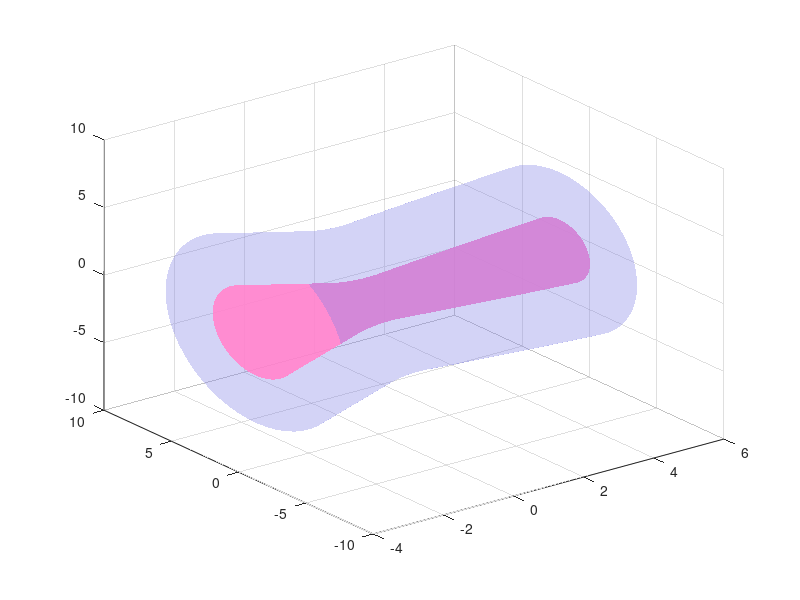

Here is the MATLAB script that generated this plot: (Note: this script raises an error after producing the figure.)
%% Parabolic Nozzle Calculations (many many many calculations)
clear; 
clc; 
close all;

%Given
Ixxp = 252099.557 * 0.00029263965; %kg*m^2
MomentArm = 6.5 * 0.0254; %in -> m
SvAmount = 2; %2 correct cause they counter each other
delta_phi_deg = 5; %assumed
PressureSupply = 210.0 * 6894.76; %psi -> pa
D_inlet = 0.250 * 0.0254; %in -> m

%GN2
gamma = 1.40;
GasConstantR = 296.8; %J/kg*K
g0 = 9.80665; %m/s^2

%Assumtions
t = 4.0; %s
T0 = 293.15; %K
ConvergentHalfAngle = 30.0; %Degrees
theta_i = 10.0; %Rao Bell initial expansion angle, degrees
theta_e = 7.0;  %Rao Bell exit parallel angle, degrees (Optimized parallel lip)
PressureLoss  = 0.92;   %8 percent drop
SeaLevelPressure = 101325; %Pa
DisturbanceTorque = 2.0; %N*m
margin = 2.0;
WallThickness = 3.5; %mm for a 3D print

%Angular Acceleration
AlphaRequired = (4 * deg2rad(delta_phi_deg)) / (t^2);
MinAlpha  = (DisturbanceTorque * margin) / Ixxp;
alpha = max(AlphaRequired, MinAlpha);

%Required Maneuver Target
RequiredTorque = Ixxp * alpha; %N*m
RequiredThrust = RequiredTorque / (MomentArm * SvAmount); %N per nozzle

%Ideal Thermodynamic Expansion Sizing (P_exit = P_ambient for Max Torque)
P0 = PressureSupply * PressureLoss;
ExitMach = sqrt((2 / (gamma - 1)) * ((P0 / SeaLevelPressure)^((gamma - 1) / gamma) - 1));
Cf = sqrt((2 * gamma^2 / (gamma - 1)) * (2 / (gamma + 1))^((gamma + 1) / (gamma - 1)) * (1 - (SeaLevelPressure / P0)^((gamma - 1) / gamma)));

ThroatChokedArea = RequiredThrust / (P0 * Cf);
ThroatDiameterArea = 2 * sqrt(ThroatChokedArea / pi);
ThroatExitArea = (1 / ExitMach) * ((2 / (gamma + 1)) * (1 + (gamma - 1) / 2 * ExitMach^2))^((gamma + 1) / (2 * (gamma - 1)));
ThroatExitDiameter  = 2 * sqrt((ThroatChokedArea * ThroatExitArea) / pi);

%Divergence Factor & Maximum Torque Output
lambda = (1 + cos(deg2rad(theta_e))) / 2; %99.63% Efficiency
GeneratedThrust = lambda * (P0 * ThroatChokedArea * Cf); 
SingleNozzleTorque = GeneratedThrust * MomentArm; 
TotalGeneratedTorque = SingleNozzleTorque * SvAmount; 

%Mass Flow
ve = lambda * sqrt(2 * T0 * GasConstantR * (gamma / (gamma - 1)) * (1 - (SeaLevelPressure / P0)^((gamma - 1) / gamma))); 
Isp = ve / g0; 
mdot = GeneratedThrust / ve;                      
mdotConverted = mdot * 1000;                       
rho = 1.165;                                  
mdotSCFM = (mdot / rho) * 2118.88;        
totalmdotConverted  = mdotConverted * SvAmount;
totalmdotSCFM = mdotSCFM * SvAmount;

%% 3D Generation (Smooth C1 Rao Parabolic Bell Profile)
R_t = ThroatDiameterArea / 2; 
R_e = ThroatExitDiameter / 2; 
R_inlet = D_inlet / 2; 

beta = deg2rad(ConvergentHalfAngle);
t_i = deg2rad(theta_i);
t_e = deg2rad(theta_e);

R_u_up = 1.5 * R_t; 
R_u_dn = 1.5 * R_t; 

% 1. Upstream Arc
alpha_up = linspace(-beta, 0, 30);
x_arc_up = R_u_up * sin(alpha_up);
r_arc_up = R_t + R_u_up * (1 - cos(alpha_up));

% 2. Convergent Funnel
x_touch = x_arc_up(1);
r_touch = r_arc_up(1);
HLIF = (R_inlet - r_touch) / tan(beta); 
x_conv = linspace(-(HLIF + abs(x_touch)), x_touch, 50);
r_conv = R_inlet - (x_conv - x_conv(1)) * tan(beta);

% 3. Downstream Arc
alpha_dn = linspace(0, t_i, 30);
x_arc_dn = R_u_dn * sin(alpha_dn);
r_arc_dn = R_t + R_u_dn * (1 - cos(alpha_dn));

% 4. Parabolic Bell Curve (Accelerated Expansion -> Shorter Length!)
x_a = x_arc_dn(end);
r_a = r_arc_dn(end);
m_i = tan(t_i);
m_e = tan(t_e);

HLEB_prime = (R_e - r_a) / ((m_i + m_e) / 2); % Parabolic segment length
a_prime = (m_e - m_i) / (2 * HLEB_prime);

N_bell = 100;
x_prime_bell = linspace(0, HLEB_prime, N_bell);
r_bell = a_prime * (x_prime_bell.^2) + m_i * x_prime_bell + r_a;
x_bell = x_prime_bell + x_a;

x_total_m = [x_conv(1:end-1), x_arc_up(1:end-1), x_arc_dn(1:end-1), x_bell];
r_inner_m = [r_conv(1:end-1), r_arc_up(1:end-1), r_arc_dn(1:end-1), r_bell];

x_total = x_total_m * 1000; 
r_inner = r_inner_m * 1000; 
r_outer = r_inner + WallThickness; 

TotalLength = abs(x_total_m(1)) + x_total_m(end); 

%% 3D Mesh
N_theta = 60;
theta = linspace(0, 2*pi, N_theta);

[X_mesh, THETA_mesh] = meshgrid(x_total, theta);
[R_inside_mesh, ~] = meshgrid(r_inner, theta);
[R_outside_mesh, ~] = meshgrid(r_outer, theta);

Y_inner = R_inside_mesh  .* cos(THETA_mesh);
Z_inner = R_inside_mesh  .* sin(THETA_mesh);
Y_outer = R_outside_mesh .* cos(THETA_mesh);
Z_outer = R_outside_mesh .* sin(THETA_mesh);

%% Display
fprintf('ALPHA\n');
fprintf('Alpha Maneuver = %f rad/s^2 (%f deg/s^2)\n', AlphaRequired, rad2deg(AlphaRequired));
fprintf('Alpha Disturb = %f rad/s^2 (%f deg/s^2)\n', MinAlpha, rad2deg(MinAlpha));
fprintf('Alpha = %f rad/s^2 (%f deg/s^2)\n', alpha, rad2deg(alpha));
fprintf('\n');
fprintf('THRUST AND TORQUE\n');
fprintf('Divergence Efficiency (lambda) = %f (%.2f%%)\n', lambda, lambda * 100);
fprintf('Required Roll Torque      = %f N*m (%f in*lbf)\n', RequiredTorque, RequiredTorque * 8.85075);
fprintf('Single Nozzle Torque      = %f N*m (%f in*lbf)\n', SingleNozzleTorque, SingleNozzleTorque * 8.85075);
fprintf('Total Generated Torque    = %f N*m (%f in*lbf)\n', TotalGeneratedTorque, TotalGeneratedTorque * 8.85075);
fprintf('Generated Thrust / Nozzle = %f N (%f lbf)\n', GeneratedThrust, GeneratedThrust * 0.224809);
fprintf('\n');
fprintf('GAS FLOW\n');
fprintf('Exhaust Velocity (ve) = %f m/s\n', ve);
fprintf('Specific Impulse (Isp) = %f s\n', Isp);
fprintf('Single Nozzle Mass Flow = %f g/s (%f SCFM)\n', mdotConverted, mdotSCFM);
fprintf('Total Mass Flow (2 Svs) = %f g/s (%f SCFM)\n', totalmdotConverted, totalmdotSCFM);
fprintf('\n');
fprintf('NOZZLE OPTIMIZED DIMENSIONS\n');
fprintf('Throat Diameter (Dt) = %f mm (%f in)\n', ThroatDiameterArea*1000, ThroatDiameterArea/0.0254);
fprintf('Exit Diameter (De) =  %f mm (%f in)\n', ThroatExitDiameter*1000, ThroatExitDiameter/0.0254);
fprintf('Total Nozzle Length (L_tot) = %f mm (%f in)\n', TotalLength*1000, TotalLength/0.0254);
fprintf('Outer Wall Thickness = %f mm (%f in)\n', WallThickness, WallThickness/25.4);

%% Figure
figure('Color', [1 1 1]);
InnerSurface = surf(X_mesh, Y_inner, Z_inner); hold on;
set(InnerSurface, 'FaceColor', [1 0.5 0.8], 'EdgeColor', 'none', 'FaceAlpha', 0.9);
OuterSurface = surf(X_mesh, Y_outer, Z_outer);
set(OuterSurface, 'FaceColor', [0.5 0.5 0.9], 'EdgeColor', 'none', 'FaceAlpha', 0.35);

camlight head; 
lighting gouraud; 
axis equal; 
grid on; 
view(35, 20);
title('Thruster Design', 'FontSize', 12);
xlabel('X (mm)'); ylabel('Y (mm)'); zlabel('Z (mm)');
legend([InnerSurface, OuterSurface], {'Inner Surface', 'Outer Surface'}, 'Location', 'best');
rotate3d on;



%% =========================================================================
%% SIEMENS NX EXPORT MODULE (FIXED FOR STUDIO SPLINE)
%% =========================================================================

% % 1. Remove duplicate points at the throat junction
% [x_unique, idx] = unique(x_total, 'stable');
% r_in_unique     = r_inner(idx);
% r_out_unique    = r_outer(idx);
% 
% % 2. Write Inner Contour (.pt file)
% fid_in = fopen('nx_inner_contour.dat', 'w');
% for i = 1:length(x_unique)
%     fprintf(fid_in, '%.6f %.6f %.6f\n', x_unique(i), r_in_unique(i), 0.0);
% end
% fclose(fid_in);
% 
% % 3. Write Outer Contour (.pt file)
% fid_out = fopen('nx_outer_contour.dat', 'w');
% for i = 1:length(x_unique)
%     fprintf(fid_out, '%.6f %.6f %.6f\n', x_unique(i), r_out_unique(i), 0.0);
% end
% fclose(fid_out);
% 
% fprintf('\n[SIEMENS NX EXPORT SUCCESSFUL]:\n');
% fprintf(' -> "nx_inner_contour.pt" generated (%d unique points).\n', length(x_unique));
% fprintf(' -> "nx_outer_contour.pt" generated (%d unique points).\n', length(x_unique));
